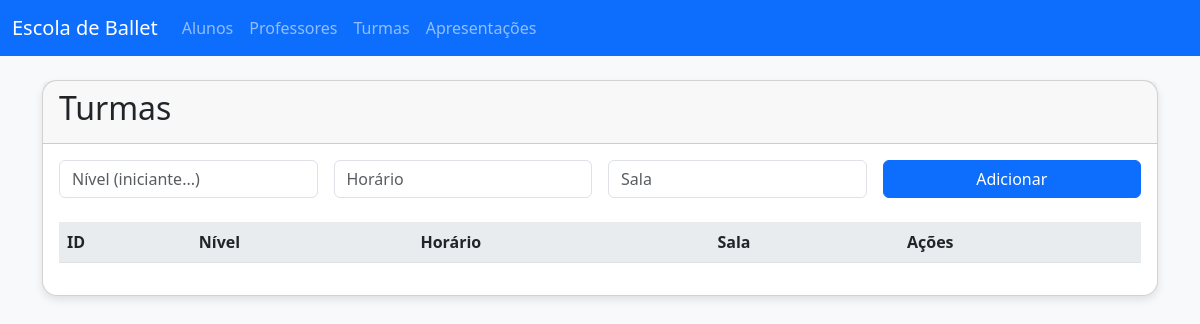
/turmas, run on an earlier commit of the app's database.
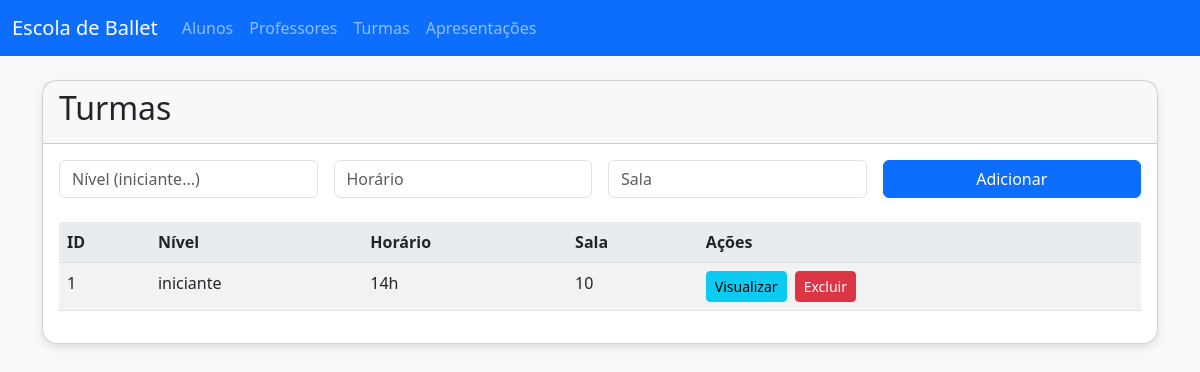
And on a later commit of the database.
### tables this page shows
CREATE TABLE Turma (
    id INTEGER PRIMARY KEY AUTOINCREMENT,
    nivel TEXT NOT NULL DEFAULT 'iniciante',
    horario TEXT NOT NULL,
    sala TEXT NOT NULL,
    quantidade_max_alunos INTEGER,
    observacoes TEXT
);

### app.py (the view)
@app.route('/turmas')
def mostrar_turmas():
    turmas = listar_turmas()
    return render_template('turmas.html', turmas=turmas)

### db/connection.py (called while the page is built)
def conectar():
    return sqlite3.connect('ballet.db')

### models/turma.py (called while the page is built)
def listar_turmas():
    conn = conectar()
    cursor = conn.cursor()
    cursor.execute("SELECT * FROM Turma")
    resultado = cursor.fetchall()
    conn.close()
    return resultado

### templates/turmas.html
{% extends "base.html" %}
{% block content %}
<div class="card">
  <div class="card-header">
    <h2>Turmas</h2>
  </div>
  <div class="card-body">
    <form method="POST" action="{{ url_for('adicionar_turma') }}" class="row g-3 mb-4">
      <div class="col-md-3">
        <input type="text" name="nivel" class="form-control" placeholder="Nível (iniciante...)" required>
      </div>
      <div class="col-md-3">
        <input type="text" name="horario" class="form-control" placeholder="Horário" required>
      </div>
      <div class="col-md-3">
        <input type="text" name="sala" class="form-control" placeholder="Sala" required>
      </div>
      <div class="col-md-3">
        <button type="submit" class="btn btn-primary w-100">Adicionar</button>
      </div>
    </form>
    <table class="table table-striped">
      <thead>
        <tr>
          <th>ID</th>
          <th>Nível</th>
          <th>Horário</th>
          <th>Sala</th>
          <th>Ações</th>
        </tr>
      </thead>
      <tbody>
        {% for t in turmas %}
        <tr>
          <td>{{ t[0] }}</td>
          <td>{{ t[1] }}</td>
          <td>{{ t[2] }}</td>
          <td>{{ t[3] }}</td>
          <td>
            <a href="{{ url_for('visualizar_turma', id=t[0]) }}" class="btn btn-info btn-sm me-1">
              Visualizar
            </a>
            <a href="{{ url_for('remover_turma', id=t[0]) }}" class="btn btn-danger btn-sm"
              onclick="return confirm('Deseja excluir esta turma?')">Excluir</a>
          </td>
        </tr>
        {% endfor %}
      </tbody>
    </table>
  </div>
</div>
{% endblock %}

### templates/base.html (shortened to what this page needs)
<!DOCTYPE html>
<html lang="pt-br">
<head>
  <link href="https://cdn.jsdelivr.net/npm/bootstrap@5.3.0/dist/css/bootstrap.min.css" rel="stylesheet">
  <link rel="stylesheet" href="{{ url_for('static', filename='style.css') }}">
</head>
<body>
  <nav class="navbar navbar-expand-lg navbar-dark bg-primary">
    <div class="container-fluid">
      <a class="navbar-brand" href="/">Escola de Ballet</a>
      <div class="collapse navbar-collapse">
        <ul class="navbar-nav">
          <li class="nav-item"><a class="nav-link" href="{{ url_for('mostrar_alunos') }}">Alunos</a></li>
          <li class="nav-item"><a class="nav-link" href="{{ url_for('mostrar_professores') }}">Professores</a></li>
          <li class="nav-item"><a class="nav-link" href="{{ url_for('mostrar_turmas') }}">Turmas</a></li>
          <li class="nav-item"><a class="nav-link" href="{{ url_for('mostrar_apresentacoes') }}">Apresentações</a></li>
        </ul>
      </div>
    </div>
  </nav>
  <div class="container mt-4">
    {% block content %}{% endblock %}
  </div>
</body>
</html>

### static/style.css (style rules this page uses)
body { background-color: #f8f9fa; }
.card { border-radius: 15px; box-shadow: 0 4px 8px rgba(0, 0, 0, 0.1); }

What changed in the data, as far as the page shows it:
added Turma: id "1", nivel "iniciante", horario "14h", sala "10"
